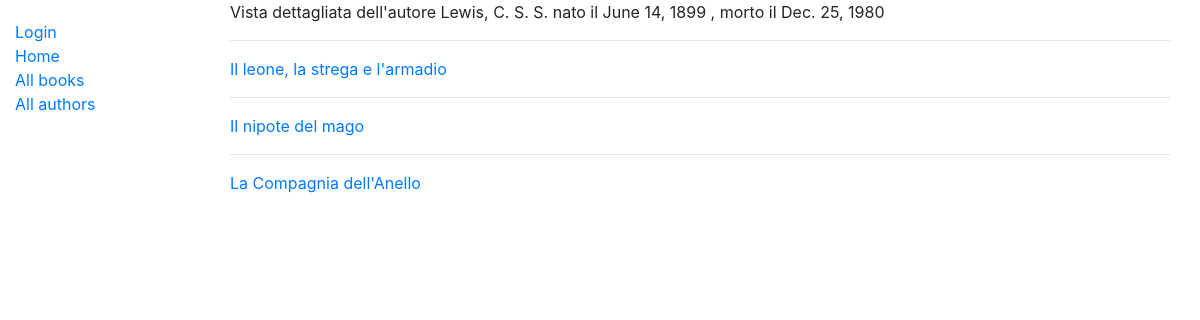
/catalog/author/2, run on the app's committed database.
### catalog/models.py (models this page shows, shortened)
class Autore(models.Model):
    nome = models.CharField(max_length=100)
    cognome = models.CharField(max_length=100)
    data_nascita = models.DateField(null=True, blank=True)
    data_morte = models.DateField('Morto', null=True, blank=True)
    class Meta:
        ordering = ['cognome', 'nome']
    def __str__(self):
        return f'{self.cognome}, {self.nome}'

class Libro(models.Model):
    titolo = models.CharField(max_length=200)
    sommario = models.TextField(
        max_length=1000, help_text='Inserisci una breve descrizione del libro.')
    isbn = models.CharField(
        "ISBN", max_length=13, help_text='13 caratteri <a href="https://www.isbn-international.org/content/what-isbn"> ISBN </a>')
    genere = models.ManyToManyField(
        Genere, help_text="Scegli il genere per questo libro.")
    autore = models.ForeignKey('Autore', on_delete=models.SET_NULL, null=True)
    lingua = models.ForeignKey(
        'Lingua', help_text="Lingua", on_delete=models.SET_NULL, null=True)
    class Meta:
        ordering = ['titolo']
    def get_absolute_url(self):
        return reverse('book-detail', args=[str(self.id)])
    def mostra_genere(self):
        """Stringa per rappresentare i primi 3 generi, utile alla display_list dell'Admin"""
        gens = []
        for gen in self.genere.all()[:3]:
            gens.append(gen.nome)
        return ', '.join(gens)
    mostra_genere.short_description = 'Elenco generi'

### catalog/views.py (the view)
class AutoreDetailView(generic.DetailView):
    model = Autore

### catalog/templates/catalog/autore_detail.html
{% extends 'generic.html' %}
{% block content %}
    Vista dettagliata dell'autore {{object}} {% if object.data_nascita %} nato il {{object.data_nascita}} {%endif%}{%if object.data_morte%}, morto il {{object.data_morte}}{%endif%}
    {% for libro in autore.libro_set.all %}
        <hr><a href="{{libro.get_absolute_url}}">{{libro.titolo}}</a>
    {% endfor %}
{% endblock content %}

### data on the page
Autore: cognome+nome "Lewis, C. S. S.", data_nascita "June 14, 1899", data_morte "Dec. 25, 1980"
Libro: titolo "Il leone, la strega e l'armadio"
Libro: titolo "Il nipote del mago"
Libro: titolo "La Compagnia dell'Anello"
